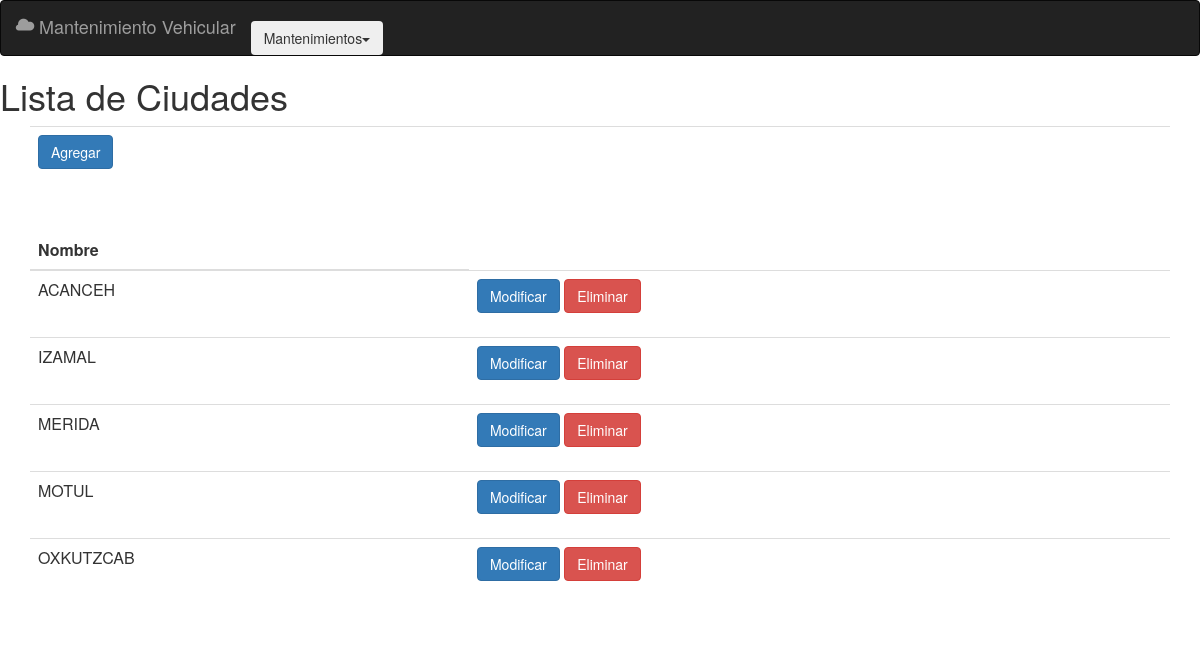
/Pages/Ciudades/ciudades.php, run on the app's committed database.
### tables this page shows
CREATE TABLE `ciudades` (
  `idCiudad` int(11) NOT NULL,
  `ciudad` varchar(50) NOT NULL
);

### Pages/Ciudades/servicios_ciudades.php (called while the page is built, shortened)
<?php
	function busca_ciudades() {
		$conn=conecta();
		$sql = "select idciudad, ciudad from ciudades order by ciudad";
		$rs = mysqli_query($conn,$sql);
		$encode = array();
		while ($row =  mysqli_fetch_array($rs)) {
			  $encode[] = $row;
		}
		return (json_encode($encode));
    }
?>

### Pages/Ciudades/ciudades.php (the view, shortened to what this page needs)
<head>
	<link rel="stylesheet" href="../../bootstrap/css/bootstrap.min.css">
</head>
<body>
<?php
	require_once('servicios_ciudades.php');
    $ciudades_z = json_decode(busca_ciudades());
 ?>
<h1>Lista de Ciudades</h1>
<div class="container">
<form action="edicion_ciudad.php" method="post">
<div class="table-responsive">
<table class="table table-hover">
<tr>
<td>
<button type="submit" class="btn btn-primary" name="Agregar" value ="Agregar">Agregar</button></td>
</tr>
</table>
</div>
</form>
<br>
	<div class="table-responsive">
		<table class="table table-hover">
			<thead>
				<tr>
					<th>Nombre</th>
				</tr>
			</thead>
			<tbody>
            <?php
  		       foreach ($ciudades_z as $miciudad_z) {
				   echo "<tr>";
				  echo "<td>" . $miciudad_z->ciudad   . "</td>";
				  $cadena_z = boton_modificar($miciudad_z->idciudad,
				     $miciudad_z->ciudad);
				  echo "<td>" . $cadena_z . "</td>";
				  echo "</tr>";
			   }
			?>
			</tbody>
		</table>
	</div>
</div>
<?php
  function boton_modificar($idciudad_z, $ciudad_z) {
	$cadena_z = "<form action=\"edicion_ciudad.php\" method=\"post\">";
	$cadena_z = $cadena_z . "<input type =\"hidden\" name=\"idciudad\" value=\"". $idciudad_z  . "\" >";
	$cadena_z = $cadena_z . "<input type =\"hidden\" name=\"ciudad\" value=\"". $ciudad_z  . "\" >";
	$cadena_z = $cadena_z . "<button type=\"submit\" class=\"btn btn-primary\"  name=\"modo\" value=\"modificar\" >Modificar</button>";
	$cadena_z = $cadena_z . " <button type=\"submit\" class=\"btn btn-danger\"  name=\"modo\" value=\"eliminar\" >Eliminar</button>";
	$cadena_z = $cadena_z . "</form>";
	return ($cadena_z);
  }
?>

### data on the page
ciudades: ciudad "ACANCEH"
ciudades: ciudad "IZAMAL"
ciudades: ciudad "MERIDA"
ciudades: ciudad "MOTUL"
ciudades: ciudad "OXKUTZCAB"
